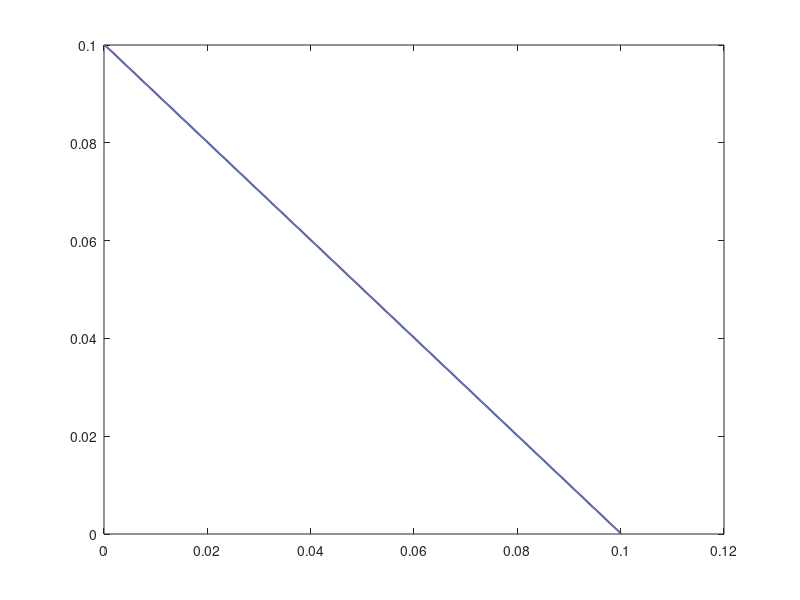

Source code (MATLAB): (Note: this script raises an error after producing the figure.)
% UNDER CONSTRUCTION

% Lid-driven cavity with a cut corner.
% A Lattice Boltzmann D2Q9 solver.
% This features a non-lattice-aligned wall! 
% Cell centers (nodes) are placed on the boundaries. 
% Author: Robert Lee
% Email: rlee32@gatech.edu

clear;close all;clc;
addpath overlap
addpath freewall
addpath basic
addpath bc

% Algorithm steps:
% Initialize meso (f)
% Apply meso BCs
% Determine macro variables and apply macro BCs
% Loop:
%   Collide
%   Apply meso BCs
%   Stream
%   Apply meso BCs?
%   Determine macro variables and apply macro BCs

% Physical parameters.
L_p = 0.6;%1.1; % Cavity dimension. 
U_p = 6;%1.1; % Cavity lid velocity.
nu_p = 1.2e-3;%1.586e-5; % Physical kinematic viscosity.
rho0 = 1;
cut_start_y = 0.1; % non-dimensional y-position on the west boundary.
cut_end_x = 0.1; % non-dimensional x-position on the south boundary.
% Discrete/numerical parameters.
nodes = 100;
dt = .002;
timesteps = 10000;

% Derived nondimensional parameters.
Re = L_p * U_p / nu_p;
disp(['Reynolds number: ' num2str(Re)]);
% Derived physical parameters.
t_p = L_p / U_p;
disp(['Physical time scale: ' num2str(t_p) ' s']);
% Derived discrete parameters.
dh = 1/(nodes-1);
nu_lb = dt / dh^2 / Re;
disp(['Lattice viscosity: ' num2str(nu_lb)]);
tau = 3*nu_lb + 0.5;
disp(['Relaxation time: ' num2str(tau)]);
omega = 1 / tau;
disp(['Relaxation parameter: ' num2str(omega)]);
u_lb = dt / dh;
disp(['Lattice speed: ' num2str(u_lb)]);

% Determine which lattice vectors are relevant to the cut.
parallel = [-cut_end_x, cut_start_y];
cut_length = norm(parallel);
unit_parallel = parallel / cut_length;
unit_normal = [-parallel(1), parallel(2)] / cut_length;
pgram_height = cut_length * dt;
disp(['Ratio of pgram height to dh: ' num2str(pgram_height/dh)]);
c = zeros(9,2);
c(1,:) = [0, 0];
c(2,:) = [1, 0];
c(3,:) = [0, 1];
c(4,:) = [-1, 0];
c(5,:) = [0, -1];
c(6,:) = [1, 1];
c(7,:) = [-1, 1];
c(8,:) = [-1, -1];
c(9,:) = [1, -1];
valid = zeros(9,1);
for k = 1:9
    valid(k) = dot(unit_normal,c(k,:)) < 0;
end
ci = find(valid==1); % the components relevant to wall.
c_wall = c( valid == 1 , : );
c_lengths = sqrt(sum(c_wall.^2,2));
u_wall = diag(1./c_lengths)*c_wall;
% Let's determine the pgrams.
p0 = [cut_end_x, 0];
v1 = parallel;
v2 = -u_wall * pgram_height; % a v2 for every eligible lattice link.
    
plot([p0(1), p0(1)+v1(1)], [p0(2), p0(2)+v1(2)]);  
hold on;      
plot([p0(1)+v1(1),  p0(1)+v1(1)+v2(1)], [p0(2)+v1(2), p0(2)+v1(2)+v2(2)]);
plot([p0(1), p0(1)+v2(1)], [p0(2), p0(2)+v2(2)]);
plot([p0(1)+v2(1), p0(1)+v2(1)+v1(1)], [p0(2)+v2(2), p0(2)+v2(2)+v1(2)]);

[pgram_links, ~] = size(v2);
areas = zeros(nodes,nodes,pgram_links);
cmin = linspace(0,1,nodes) - dh/2;
j_f = ceil((cut_start_y + pgram_height)/dh + 1);
non_zero_areas = 0;
for j =  1:j_f
    x_line = cut_end_x - (j-1)*(cut_start_y/cut_end_x*dh);
%     disp(num2str(x_line));
    margin = 2;
    i_0 = floor((x_line - pgram_height)/dh - margin);
    i_0 = max([1,i_0]);
    i_f = ceil((x_line + pgram_height)/dh + margin);
    i_f = min([nodes,i_f]);
    for i =  i_0:i_f
        for k = 1:pgram_links
%             disp(['i,j ' num2str(i) ', ' num2str(j)])
            cmin_ = [cmin(i), cmin(j)]';
            areas(j,i,k) = overlap_pgram_cell(p0', v1', v2(k,:)', ...
                cmin_, dh);
            if areas(j,i,k)
                plot([cmin_(1), cmin_(1)+dh],[cmin_(2), cmin_(2)]);
                plot([cmin_(1)+dh, cmin_(1)],[cmin_(2)+dh, cmin_(2)+dh]);
                plot([cmin_(1)+dh, cmin_(1)+dh],[cmin_(2)+dh, cmin_(2)]);
                plot([cmin_(1), cmin_(1)],[cmin_(2), cmin_(2)+dh]);
                areas(j,i,k) = overlap_pgram_cell(p0', v1', v2(k,:)', ...
                    cmin_, dh);
                non_zero_areas = non_zero_areas + 1;
            end
        end
    end
end
% Normalize the areas to the overall area in the pgram.
for k = 1:pgram_links
    areas(:,:,k) = areas(:,:,k) / sum(sum(areas(:,:,k)));
end

% % VISUALIZATION
% % Modified from Jonas Latt's cavity code on the Palabos website.
% uu = areas(:,:,3) / max(max(areas(:,:,3)));
% imagesc(uu);
% colorbar
% axis equal off; drawnow

% Initialize.
f = ones(nodes,nodes,9);
% Apply meso BCs.
f = freewall(f,areas,ci);
f = moving_wall_bc(f,'north',u_lb);
f = wall_bc(f,'south');
f = wall_bc(f,'east');
f = wall_bc(f,'west');
% Determine macro variables and apply macro BCs
[u,v,rho] = reconstruct_macro_all(f);
u(end,2:end-1) = u_lb;
v(end,2:end-1) = 0;
u(1,:) = 0;
v(1,:) = 0;
u(:,1) = 0;
v(:,1) = 0;
u(:,end) = 0;
v(:,end) = 0;

% Main loop.
disp(['Running ' num2str(timesteps) ' timesteps...']);
for iter = 1:timesteps
    if (mod(iter,timesteps/10)==0)
        disp(['Ran ' num2str(iter) ' iterations']);
    end
    
    % Collision.
    f = collide(f, u, v, rho, omega);
    
    % Apply meso BCs.
    f = moving_wall_bc(f,'north',u_lb);
    f = wall_bc(f,'south');
    f = wall_bc(f,'east');
    f = wall_bc(f,'west');

    % Streaming.
    f = stream(f);
    
    % Apply meso BCs.
    f = moving_wall_bc(f,'north',u_lb);
    f = wall_bc(f,'south');
    f = wall_bc(f,'east');
    f = wall_bc(f,'west');
    
    % Determine macro variables and apply macro BCs
    [u,v,rho] = reconstruct_macro_all(f);
    u(end,2:end-1) = u_lb;
    v(end,2:end-1) = 0;
    u(1,:) = 0;
    v(1,:) = 0;
    u(:,1) = 0;
    v(:,1) = 0;
    u(:,end) = 0;
    v(:,end) = 0;
    
    % VISUALIZATION
    % Modified from Jonas Latt's cavity code on the Palabos website.
    if (mod(iter,10)==0)
        uu = sqrt(u.^2+v.^2) / u_lb;
        imagesc((uu));
        colorbar
        axis equal off; drawnow
    end
end
disp('Done!');



